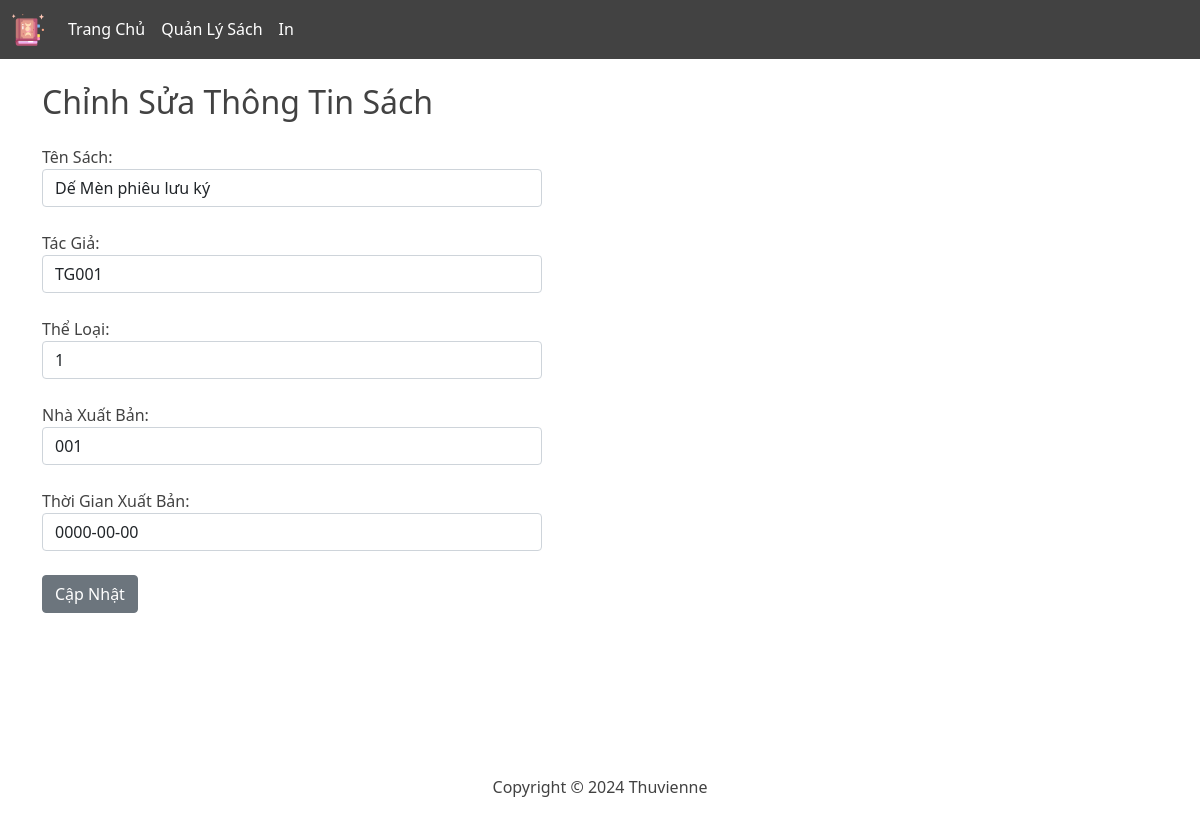
Page /pages/admin/edit.php?id=110 on the earlier database version.
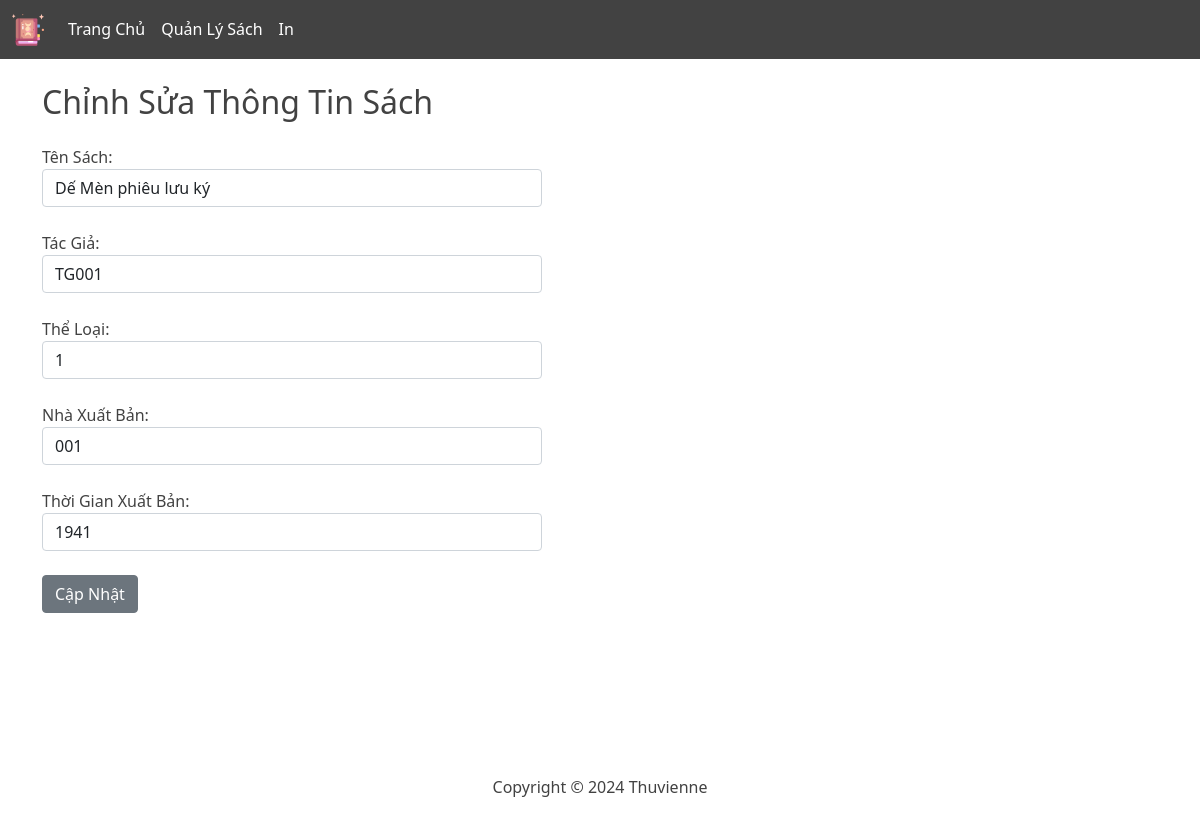
Same page on the later database version.
### tables this page shows
CREATE TABLE `sach` (
  `MA_SACH` int(11) NOT NULL,
  `STT_THELOAI` int(11) NOT NULL,
  `MA_NXB` char(10) NOT NULL,
  `MA_TG` char(10) NOT NULL,
  `TEN_SACH` varchar(20) NOT NULL,
  `TGXB` year(4) NOT NULL
);

### public/pages/admin/edit.php (the view, shortened to what this page needs)
<?php
require __DIR__ . '/../../../src/db/db_connect.php';
$id = $_GET['id'] ?? null;
if ($_SERVER['REQUEST_METHOD'] == 'GET') {
    try {
        $query = "SELECT * FROM SACH WHERE MA_SACH = :id";
        $stmt = $pdo->prepare($query);
        $stmt->bindParam(':id', $id, PDO::PARAM_INT);
        $stmt->execute();
        $sach = $stmt->fetch(PDO::FETCH_ASSOC);
    } catch (PDOException $e) {
        echo "Lỗi khi truy vấn cơ sở dữ liệu: " . $e->getMessage();
        exit;
    }
}
?>
<!DOCTYPE html>
<html lang="en">
<head>
    <?php require __DIR__ . '/../../../src/partials/header.php'; ?>
</head>
<body>
<?php require __DIR__ . '/../../../src/partials/sub-header--admin.php' ?>
    <main class="container mt-4">
        <h2>Chỉnh Sửa Thông Tin Sách</h2>
        <form method="POST">
            <div class="form-group">
                <label for="ten_sach">Tên Sách:</label>
                <input type="text" class="form-control" id="ten_sach" name="ten_sach" value="<?= htmlspecialchars($sach['TEN_SACH']) ?>">
            </div>
            <div class="form-group">
                <label for="ten_tg">Tác Giả:</label>
                <input type="text" class="form-control" id="ten_tg" name="ten_tg" value="<?= htmlspecialchars($sach['MA_TG']) ?>">
            </div>
            <div class="form-group">
                <label for="ten_theloai">Thể Loại:</label>
                <input type="text" class="form-control" id="ten_theloai" name="ten_theloai" value="<?= htmlspecialchars($sach['STT_THELOAI']) ?>">
            </div>
            <div class="form-group">
                <label for="ten_nxb">Nhà Xuất Bản:</label>
                <input type="text" class="form-control" id="ten_nxb" name="ten_nxb" value="<?= htmlspecialchars($sach['MA_NXB']) ?>">
            </div>
            <div class="form-group">
                <label for="tgxb">Thời Gian Xuất Bản:</label>
                <input type="year(4)" class="form-control" id="tgxb" name="tgxb" value="<?= htmlspecialchars($sach['TGXB']??'') ?>">
            </div>
            <button type="submit" class="btn btn-secondary mt-4">Cập Nhật</button>
        </form>
    </main>
<?php require __DIR__ . '/../../../src/partials/footer.php'; ?>
</body>
</html>

Differences in the rows shown:
changed sach "Dế Mèn phiêu lưu ký": tgxb "0000-00-00" → "1941"
